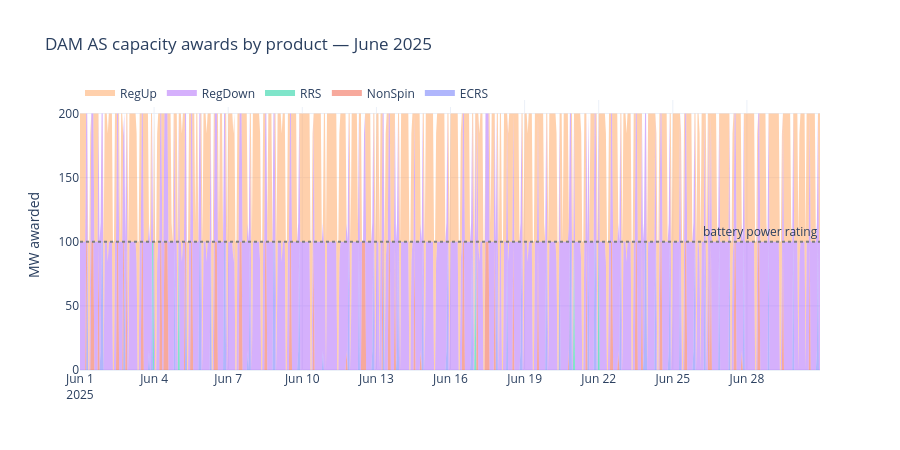

Notebook code for this chart:
### Markdown cell above
## 4. AS capacity awards (DAM + AS variant)

⚠️ Per [ADR 0007](../docs/adr/0007-as-capacity-only-co-optimization.md), this is capacity-only — no deployment energy, no SoC impact from being called. Expect awards close to full available headroom whenever the clearing price is positive, since there's no modeled downside to committing.

### Code cell
fig = go.Figure()
for product, award in dam_as_result.as_awards_mw.items():
    fig.add_trace(go.Scatter(x=dam_ts, y=award, name=product, stackgroup="as", mode="none"))
fig.add_hline(y=battery.power_mw, line_dash="dot", line_color="gray",
              annotation_text="battery power rating")
fig.update_layout(title="DAM AS capacity awards by product — June 2025",
                   yaxis_title="MW awarded", height=450, legend=dict(orientation="h", y=1.08))
fig.show()

as_award_totals = {p: round(sum(v), 1) for p, v in dam_as_result.as_awards_mw.items()}
as_award_totals

### Figure 1 — Plotly figure (JSON) as saved in the notebook; plotly's stock layout.template omitted (floating-point values rounded to 4 significant figures; data arrays with more than 128 entries replaced by an {"elided": "..."} marker saying what was removed)
{"data": [{"mode": "none", "name": "ECRS", "stackgroup": "as", "type": "scatter", "x": {"elided": "720 str values"}, "y": {"elided": "720 float values"}}, {"mode": "none", "name": "NonSpin", "stackgroup": "as", "type": "scatter", "x": {"elided": "720 str values"}, "y": {"elided": "720 float values"}}, {"mode": "none", "name": "RRS", "stackgroup": "as", "type": "scatter", "x": {"elided": "720 str values"}, "y": {"elided": "720 float values"}}, {"mode": "none", "name": "RegDown", "stackgroup": "as", "type": "scatter", "x": {"elided": "720 str values"}, "y": {"elided": "720 float values"}}, {"mode": "none", "name": "RegUp", "stackgroup": "as", "type": "scatter", "x": {"elided": "720 str values"}, "y": {"elided": "720 float values"}}], "layout": {"annotations": [{"showarrow": false, "text": "battery power rating", "x": 1, "xanchor": "right", "xref": "x domain", "y": 100.0, "yanchor": "bottom", "yref": "y"}], "height": 450, "legend": {"orientation": "h", "y": 1.08}, "shapes": [{"line": {"color": "gray", "dash": "dot"}, "type": "line", "x0": 0, "x1": 1, "xref": "x domain", "y0": 100.0, "y1": 100.0, "yref": "y"}], "title": {"text": "DAM AS capacity awards by product — June 2025"}, "yaxis": {"title": {"text": "MW awarded"}}}}
